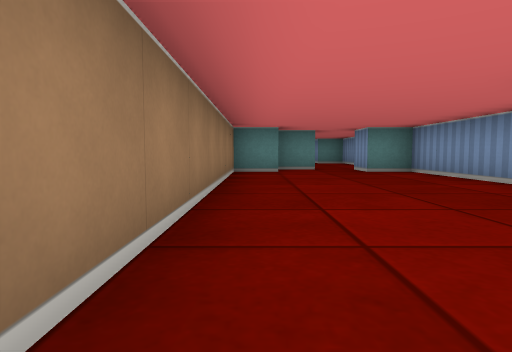
view 1 (above)

14 first-person views from a walk through a cub3D level. The camera is about half as high as the walls, tilts 4° down and sees 75° across. The floor is counted in squares. Each view is taken from the middle of a square. On the plan, view 1 faces up. The plan holds only what a view shows up to about 9 squares ahead; the rest is blank.

view 2
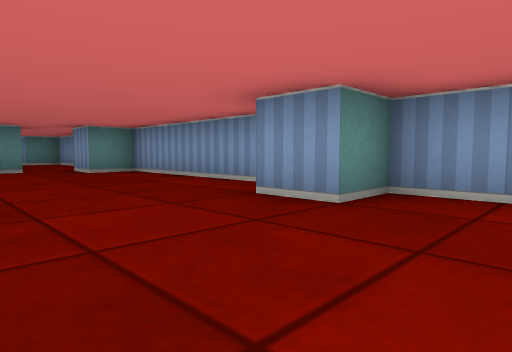

view 3
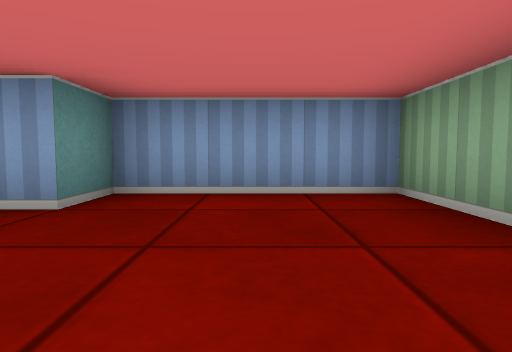

view 4
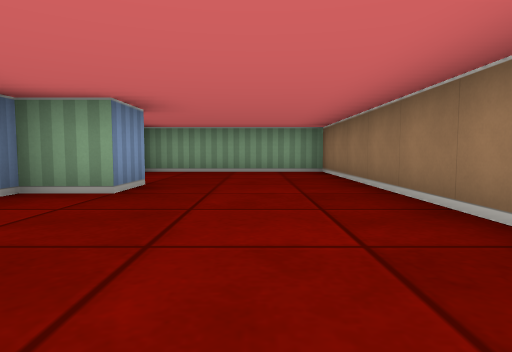

view 5
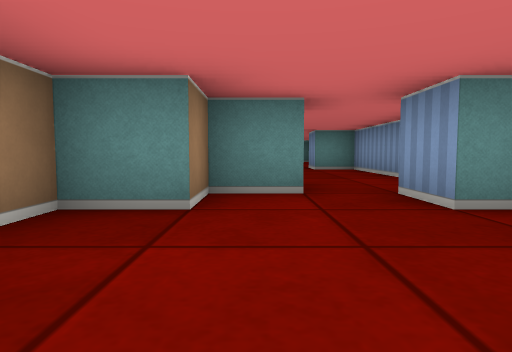

view 6
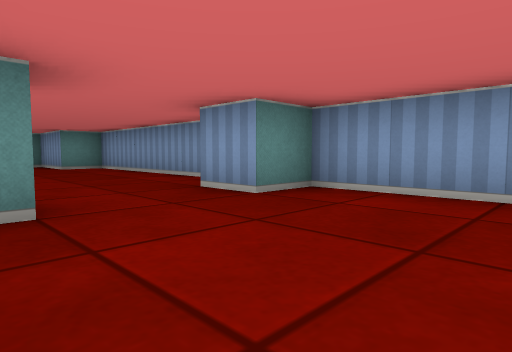

view 7
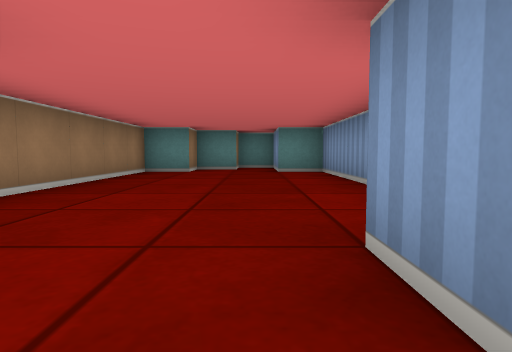

view 8
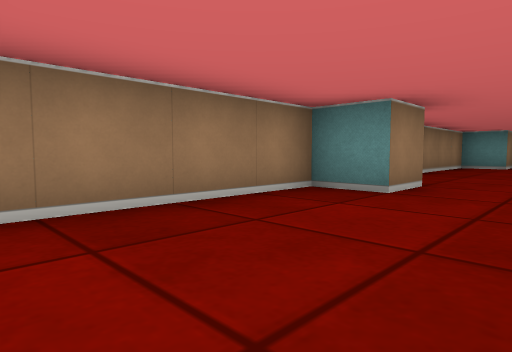

view 9
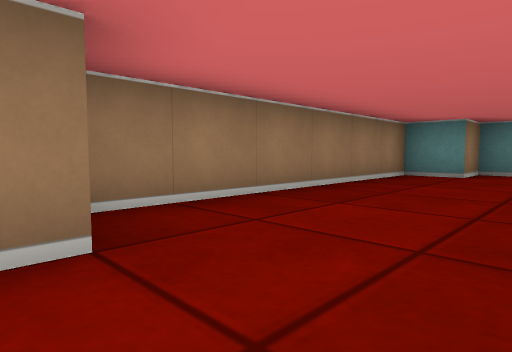

view 10
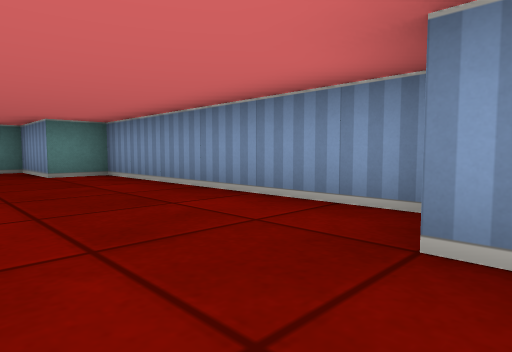

view 11
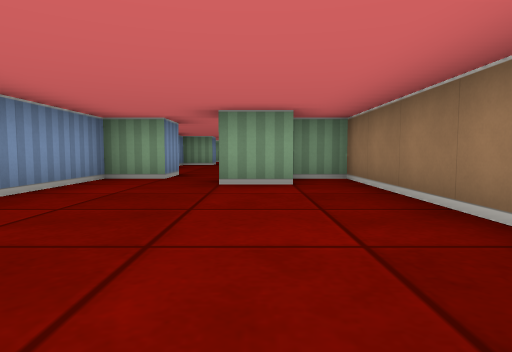

view 12
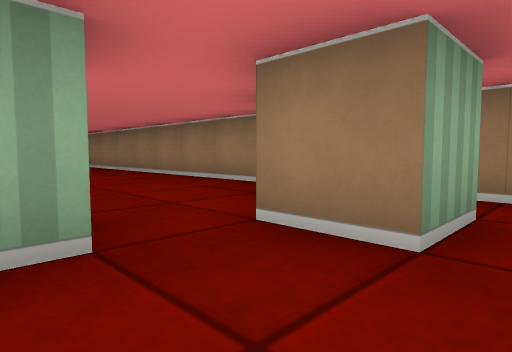

view 13
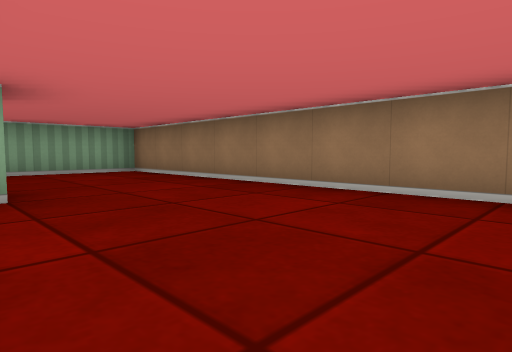

view 14
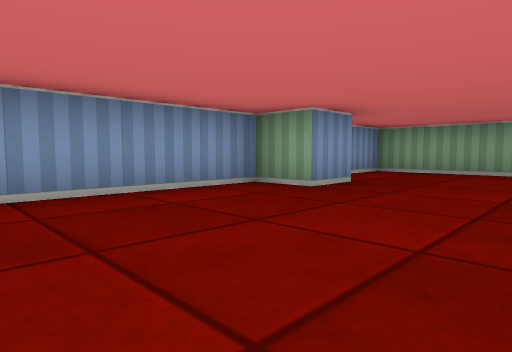

### Floor plan
Points are (right, up) in squares from view 1. A wall is a line through its corners. A room is listed if a view was taken in it or the views show most of it. See-through windows are left out.
Room 1 (views 1, 2, 3, 4, 5, 13, 14)
walls: (1.5, 8.5) (0.5, 8.5) (0.5, 7.5) (-0.5, 7.5) (-0.5, -1.5) (3.5, -1.5) (3.5, 1.5) (2.5, 1.5) (2.5, 2.5) (3.5, 2.5) (3.5, 7.5) (2.5, 7.5) (2.5, 8.5)
ways out: opening at (2, 8) to room 2
Room 2 (views 6, 7, 8, 9, 10, 11, 12)
walls: (0.4, 9.5) (1.5, 9.5) (1.5, 8.5); (2.5, 8.5) (3.5, 8.5) (3.5, 13.5) (2.5, 13.5) (2.5, 14.5); (0.5, 14.6) (0.5, 13.5) (-0.5, 13.5) (-0.5, 8.5) (0.5, 8.5)
ways out: opening at (2, 8) to room 1; opening at (1.5, 14) to room 3
Room 3 (no view inside)
walls: (1.6, 21.5) (0.5, 21.5) (0.5, 20.5) (-0.5, 20.5) (-0.5, 14.8); (3.5, 14.8) (3.5, 20.5) (2.5, 20.5) (2.5, 22.5) (2, 22.5)
ways out: opening at (1.5, 14) to room 2

Positions as (right, up) in squares from view 1, and headings:
1: (0, 0), facing up
2: (0, 0), facing up-right
3: (0, 0), facing right
4: (1, 6), facing down
5: (1, 5), facing up
6: (0, 11), facing up-right
7: (2, 13), facing up
8: (2, 10), facing up-left
9: (2, 14), facing up-left
10: (1, 14), facing up-right
11: (1, 14), facing down
12: (3, 10), facing down-left
13: (3, 6), facing down-left
14: (0, 6), facing down-right
